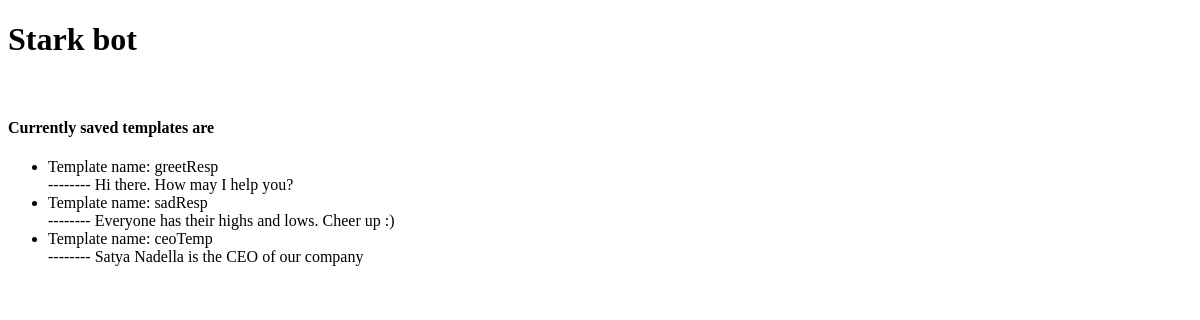
The page /viewTemplates on the database as committed earlier.
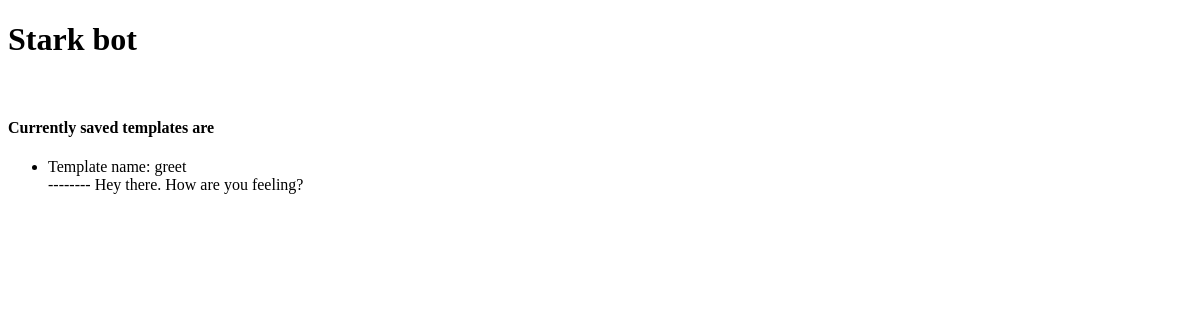
The same page on the database as committed later.
### models.py (models this page shows)
class Template(db.Model):
	id = db.Column(db.Integer, primary_key=True)
	name = db.Column(db.String(100), unique=True, nullable=True)
	text = db.Column(db.String(1000), unique=False, nullable=True)

### app.py (the view)
@app.route('/viewTemplates')
def showTemplates():
	templates = Template.query.all()
	return render_template("showTemplates.html", templates=templates)

### templates/showTemplates.html (shortened to what this page needs)
<!DOCTYPE html>
<html>
<head>
</head>
<body>
	<h1>Stark bot</h1><br>
	<h4>Currently saved templates are</h4>
	<ul>
		{% for template in templates %}
			<li>Template name: {{template.name}}<br>-------- {{template.text}}</li>
		{% endfor %}
	</ul>
</body>
</html>

Rows that differ between the two databases and show on the page:
removed Template: name "sadResp", text "Everyone has their highs and lows. Cheer up :)"
removed Template: name "ceoTemp", text "Satya Nadella is the CEO of our company"
changed Template: name "greetResp" → "greet"; text "Hi there. How may I help you?" → "Hey there. How are you feeling?"
